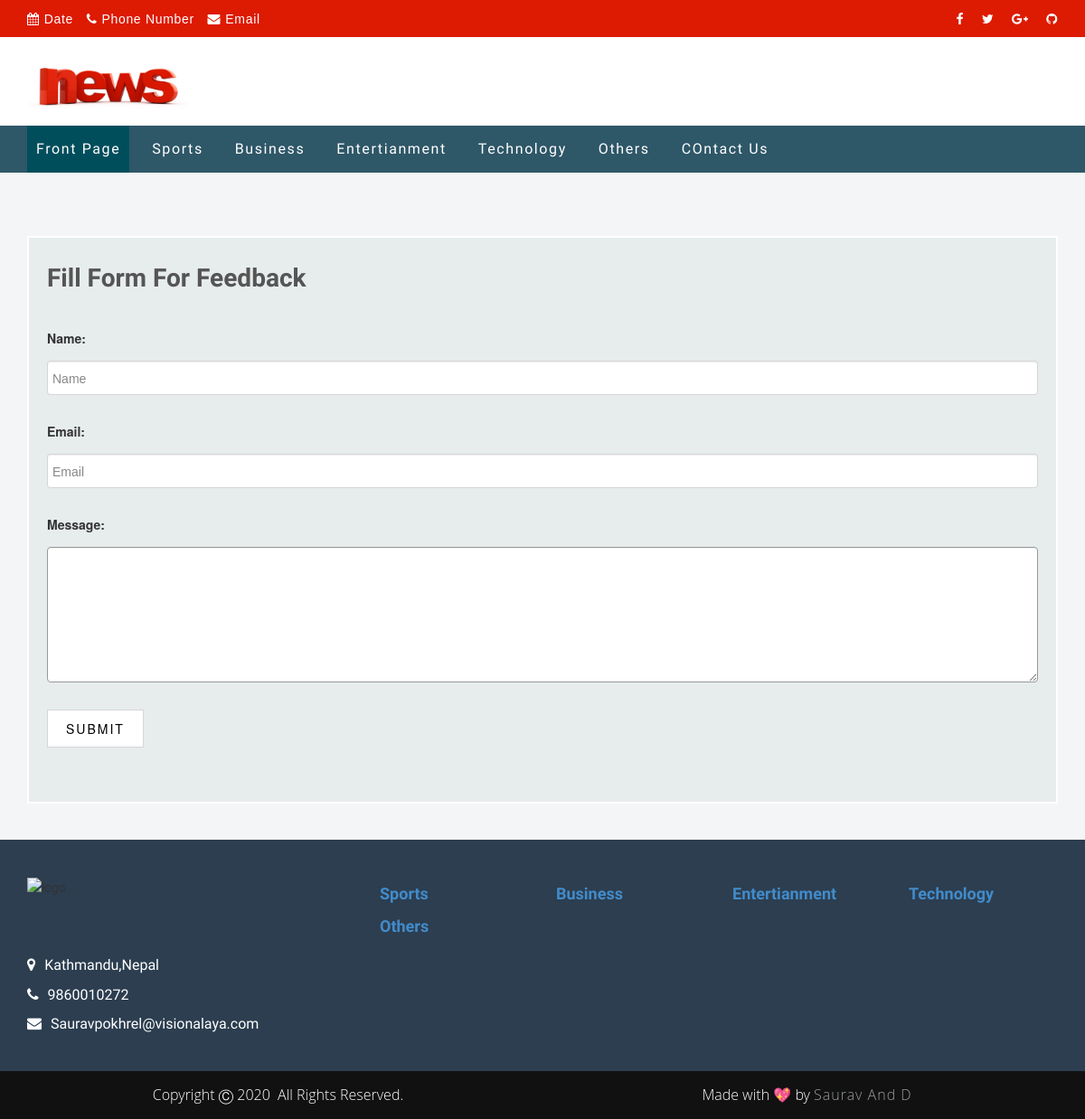
The app's page /contactus/ with its own data.
### newsportal/models.py (models this page shows, shortened)
class Category(Cat):
    objects = CategoryManager()
    class Meta:
        db_table = 'category'

### portal/views.py (the view)
# urls.py: path('contactus/', views.contactus, name='contactus'),
def contactus(request):
    menus = Category.objects.filter(status=1)
    form=contactForm(request.POST or None, request.FILES or None)
    if form.is_valid():
        form.save()
        messages.add_message(request, messages.SUCCESS, " Feedback sent Successfully")
        return redirect('contactus')
    context = {
        'menus': menus,
        'forms':form
    }
    return render(request,'frontend/website/contactus.html',context)

### contactus/forms.py
class contactForm(forms.ModelForm):
    name = forms.CharField(widget=forms.TextInput(attrs={'class':'form-control','placeholder': 'Name'}))
    email = forms.EmailField(widget=forms.EmailInput(attrs={'class':'form-control','placeholder': 'Email'}))
    message = forms.CharField(widget=forms.Textarea(attrs={'class':'form-control'}))
    class Meta:
        model = contactus
        fields = ['name','email','message',]

### templates/frontend/website/contactus.html (shortened to what this page needs)
{% extends 'frontend/website/master/master.html' %}
{% block content %}
<div class="fl-detail-page-wrapper">
    <div class="container">
        <div class="row">
           <div class="col-md-12">
                <div class="contact-form">
                    <h3>Fill form for feedback</h3>
                    <form method="post" >
                    {{forms.as_p}}
                        <input type="submit"  name="submit">
                    </form>
                </div>
            </div>
        </div>
    </div>
</div>
{% endblock %}

### templates/frontend/website/master/master.html (shortened to what this page needs)
<!DOCTYPE html>
{% load static %}
<html lang="en-US">
<head>
    <link href="{% static 'frontend/css/bootstrap.min.css' %}" rel="stylesheet" type="text/css">
    <link href="{% static 'frontend/css/font-awesome.css' %}" rel="stylesheet" type="text/css">
    <link href="{% static 'frontend/css/owl.carousel.min.css' %}" rel="stylesheet" type="text/css"/>
    <link href="{% static 'frontend/css/style.css' %}" rel="stylesheet" type="text/css"/>
</head>
<body>
<header class="fl-header-unit">
    <div class="container">
        <div class="row">
            <div class="fl-top-navbar">
                <div class="col-md-8 col-sm-12">
                    <ul>
                        <li><a href="#"><i class="fa fa-calendar"></i><span>Date</span></a>
                        </li>
                        <li><i class="fa fa-phone"></i><span>Phone Number</span></li>
                        <li><a class="mail" href="#"><i class="fa fa-envelope"><span>Email </span></i></a>
                        </li>
                    </ul>
                </div>
                <div class="col-md-4 col-sm-12 ">
                    <ul class="social">
                        <a href="https://www.facebook.com/himanshu.bista"><i class="fa fa-facebook"></i></a>
                        <a href="#"><i class="fa fa-twitter"></i></a>
                        <a href="#"><i class="fa fa-google-plus"></i></a>
                        <a href="https://github.com/sauravpok1"><i class="fa fa-github"></i></a>
                    </div>
                </div>
            </div>
        </div>
</header>
<header class="fl-logo-unit">
    <div class="container">
        <div class="row">
            <div class="fl-logo-navbar">
                <div class="col-md-4 col-sm-6 col-xs-12">
                    <div class="fl-logo">
                        <figure>
                            <a href="{% url 'home' %}"><img src="{% static 'frontend/image/newslogo.jpg' %}" alt="logo"></a>
                        </figure>
                    </div>
                </div>
                <div class="col-md-8 col-sm-6 col-xs-12">
                </div>
            </div>
        </div>
    </div>
</header>
<nav class="navbar navbar-default" data-spy="affix(delete-this)" data-offset-top="100">
    <div class="container">
        <div class="row">
            <div class="fl-nav-menu">
                <div class="col-md-12 col-sm-12">
                    <div class="fl-menu-content collapse navbar-collapse " id="bs-example-navbar-collapse-1">
                        <ul class="nav navbar-nav active">
                            <li class="active"><a href="{% url 'home' %}">Front Page</a></li>
                            {% for menu in menus %}
                            <li><a href="{% url 'category' menu.slug %}">{{menu.title}}</a></li>
                            {% endfor %}
                            <li><a href="{% url 'contactus' %}">COntact Us</a></li>
                        </ul>
                    </div>
                </div>
            </div>
        </div>
    </div>
</nav>
            {% block content %}{% endblock %}
<footer class="fl-footer-wrapper">
    <div class="container">
        <div class="row">
            <div class="col-md-4 col-sm-12">
                <div class="footer-contact">
                    <figure>
                        <img src="{% static 'frontend/image/nlogo.png' %}" alt="logo">
                    </figure>
                    <p><i class="fa fa-map-marker"></i>Kathmandu,Nepal</p>
                    <p><i class="fa fa-phone"></i>9860010272</p>
                    <p><i class="fa fa-envelope"></i>Sauravpokhrel@visionalaya.com</p>
                </div>
            </div>
             {% for menu in menus %}
                <div class="col-md-2 col-sm-4">
                    <div class="footer-news">
                        <h2><a href="{% url 'category' menu.slug %}">{{menu.title}}</a></h2>
                    </div>
                </div>
            {% endfor %}
        </div>
    </div>
</footer>
<footer class="copyright-footer">
    <div class="container">
        <div class="row">
            <div class="col-md-6">
                <span>Copyright  &#x24B8; 2020 &nbsp;All Rights Reserved.</span>
            </div>
            <div class="col-md-6">
                <span>Made with 💖 by&nbsp;<a href="#">Saurav and D</a></span>
            </div>
            </div>
            </div>
</footer>
    </body>
</html>

### static/frontend/css/style.css (style rules this page uses)
h1, h2, h3, h4, h5, h6, p { margin: 0; padding: 0; transition: all 0.2s ease; }
ul { margin: 0; padding: 0; }
li { list-style-type: none; }
a { transition: all 0.2s ease-in-out; text-decoration: none; }
body { background: #f4f5f6; }
.fl-header-unit { padding: 10px 0; background: #dd1a02; letter-spacing: .05em; }
.fl-top-navbar { text-align: left; }
.fl-top-navbar ul li { display: inline-block; padding-right: 10px; }
.fl-top-navbar ul li i { color: #FFF; font-size: 14px; line-height: 20px; }
.fl-top-navbar ul li span { color: #FFF; font-family: 'Prompt', sans-serif; text-decoration: none; padding-left: 5px; }
.fl-top-navbar .social { text-align: right; }
.fl-top-navbar .social a { font-family: 'Open Sans', sans-serif; padding-left: 15px; font-size: 14px; color: #FFF; transition: all 0.2s ease-in-out; }
.fl-logo-unit { padding: 4px 0; background: #FFF; letter-spacing: .05em; }
.fl-logo-navbar { text-align: left; }
.fl-logo { text-align: left; width: 100%; padding: 0; }
.fl-logo figure { width: 50%; height: 90px; }
.fl-logo figure a img { height: 100%; width: 100%; }
.navbar { width: 100%; text-align: center !important; padding: 0; z-index: 3; min-height: 0; background: #2e5768 !important; border-radius: 0 !important; margin: 0 !important; }
.navbar-default { border: 0 !important; }
.navbar-collapse { padding: 8px 0 !important; }
nav.navbar.navbar-default { margin-bottom: 0 !important; }
.navbar-default .navbar-nav>.active>a, .navbar-default .navbar-nav>.active>a:hover, .navbar-default .navbar-nav>.active>a:focus { background-color: #004e5c; }
.fl-menu-content { padding: 0 !important; text-align: center !important; }
.fl-menu-content ul { margin: 0; padding: 0; }
.fl-menu-content ul li { position: relative; margin-right: 15px; }
.fl-menu-content ul li a { padding: 16px 10px !important; letter-spacing: 0.1em; font-size: 16px; font-family: 'Ek Mukta', sans-serif; color: #FFF !important; text-transform: capitalize; font-weight: 500 !important; transition: all 0.2s ease-in-out; }
.fl-detail-page-wrapper { padding: 40px 0; background: #f4f5f6; }
.contact-form { background: #E7ECED; padding: 20px; border: 2px solid#FFF; margin-top: 30px; }
.contact-form h3 { font-family: "Ek Mukta",sans-serif; font-size: 28px; font-weight: 600; color: #555; margin: 10px 0; text-transform: capitalize; }
.contact-form form { margin: 20px 0; text-align: left; }
.contact-form form label { margin-top: 20px; }
.contact-form form input { border: 1px solid #CCCC; background: #FFF; width: 100%; margin: 10px 0 10px; padding: 18px 5px; }
.contact-form form input::placeholder,.contact-form form textarea::placeholder { font-family: "Poppins",sans-serif; color: #888; text-transform: capitalize; }
.contact-form form textarea { width: 100%; height: 150px; border: 1px solid #999; background: #FFF; margin: 10px 0 10px; }
.contact-form form input[type="submit"] { color: #000; width: auto; text-transform: uppercase ; letter-spacing: 2px; padding: 10px 20px; margin: 20px 0; }
.copyright-footer { text-align: center; background: #111; padding: 15px 0; }
.copyright-footer span { font-size: 16px; color: #fff; font-weight: 300; font-family: 'Open Sans', sans-serif; }
.copyright-footer span a { font-family: 'Open Sans', sans-serif; font-size: 16px; color: #989DA1; letter-spacing: 1px; text-decoration: none; text-transform: capitalize; }
.fl-footer-wrapper { background: #2c3e50; padding:40px 0; }
.footer-contact p { color:#fff; padding: 10px; font-size: 16px; padding: 10px 0 0px 0; font-family: 'Ek Mukta', sans-serif; }
.footer-contact p i { padding-right: 10px; }
.footer-contact figure { width: 60%; height: 73px; margin-bottom: 5px; overflow: hidden; }
.footer-contact figure img { width:100%; height: auto; }
.footer-news h2 { color: #fff; font-size: 18px; font-weight: 600; padding: 10px 0 0 0; margin-bottom:6px; font-family: 'Ek Mukta', sans-serif; }

### records on screen
Category: title "Sports"
Category: title "Business"
Category: title "Entertianment"
Category: title "Technology"
Category: title "Others"
